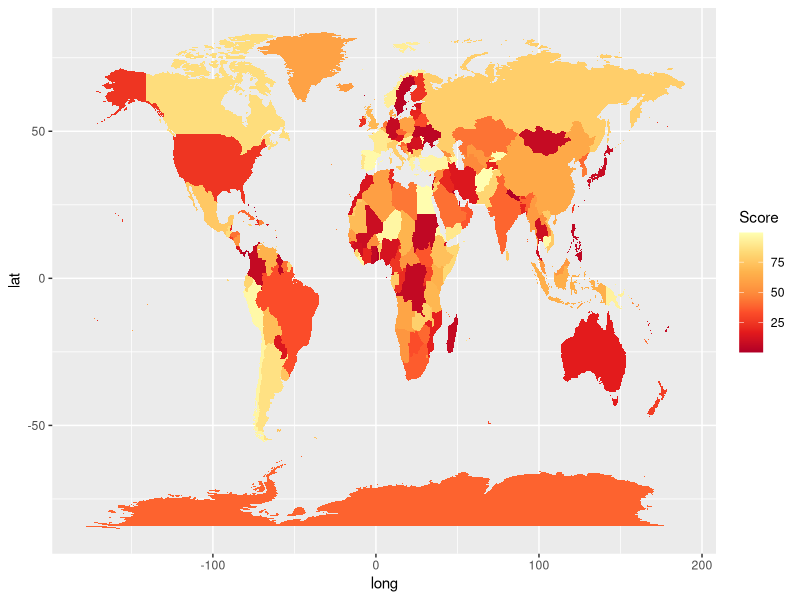
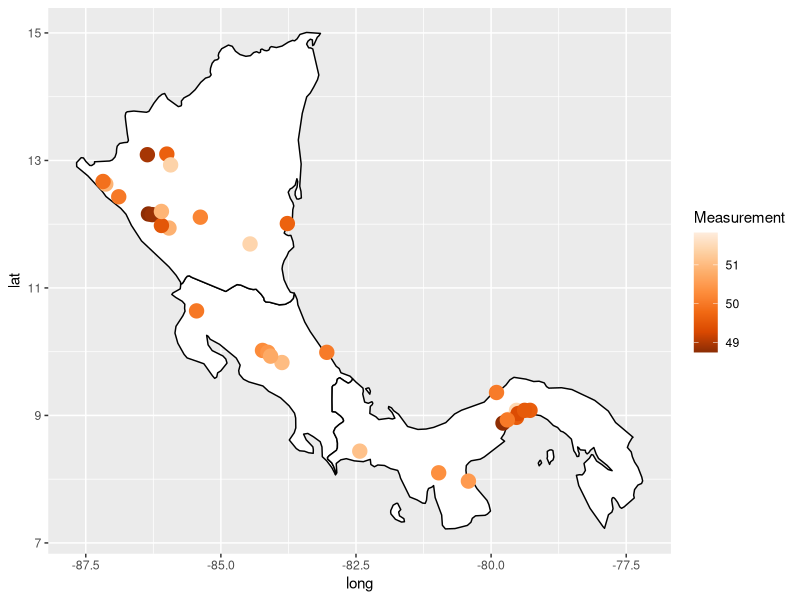
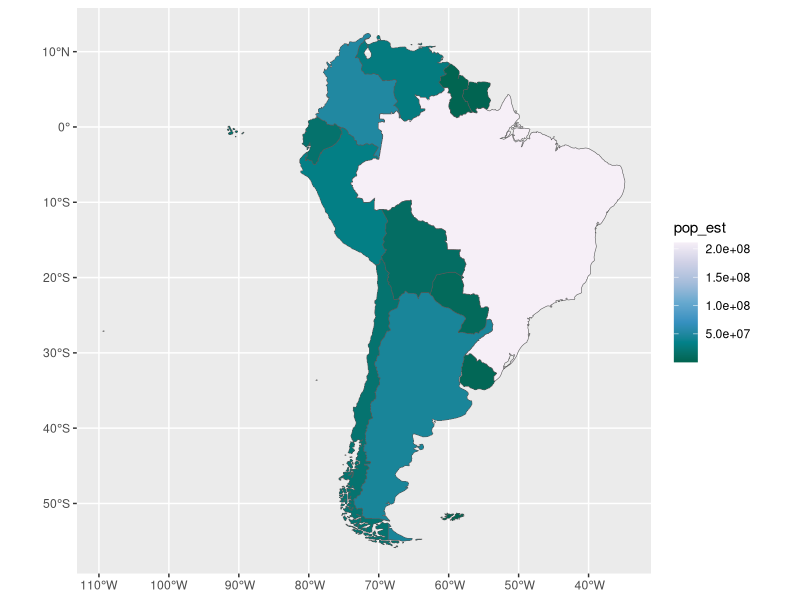

R code for these plots, in order: (Note: this script raises an error after producing the figures.)
## ---- chunk 1
knitr::opts_chunk$set(echo = TRUE, fig.width = 10, fig.height = 6)

# <!-- ---------------------------------------------------------------------- -->
# <!--                    1. load the required packages                       -->
# <!-- ---------------------------------------------------------------------- --> 

## if(!require(psych)){install.packages("psych")}

packages<-c("tidyverse", "kableExtra", 
            "cowsay","emojifont",
            "sf","rnaturalearth","rnaturalearthdata","maps","mapproj",
            "gganimate","gapminder")
 
ipak <- function(pkg){
  new.pkg <- pkg[!(pkg %in% installed.packages()[, "Package"])]
  if (length(new.pkg)) 
    install.packages(new.pkg, dependencies = TRUE)
  sapply(pkg, require, character.only = TRUE)
}
ipak(packages)
 
 

# <!-- ---------------------------------------------------------------------- -->
# <!--                        2. Basic system settings                        -->
# <!-- ---------------------------------------------------------------------- -->
setwd(dirname(rstudioapi::getSourceEditorContext()$path))
getwd()
Sys.setlocale("LC_ALL","English")

 
 
## ---- chunk 2
# library(maps)
# library(mapproj)

####make some data for painting the map

my_world_map <- map_data("world")

countries <- unique(my_world_map$region)

set.seed(987)
some_data_values <- data.frame(
  "region"=countries,
  "Score"=runif(252,0,100)
  )

my_data_combined <- left_join(my_world_map,some_data_values,by="region")
ggplot(data = my_data_combined,
       mapping = aes(x = long, y = lat, group = group, fill = Score)) +
  geom_polygon() +
  scale_fill_distiller(palette = "YlOrRd")
## ---- chunk 3
set.seed(15)
Measurement<-rnorm(32,50,1)


####Make sure you load any necessary libraries

####HINT: Use a filter command to get just maps of Costa Rica, Panama, and Nicaragua

####Hint: Use a filter command to put in points only for cities with a population of greater than 40,000. This should leave you with 32 cities.

####Hint: Use add_column to attach the "Measurement" variable to your data, and set that to the color aesthetic when you draw the points.

####Hint: set the colors for the city points with scale_color_distiller(palette=7)

####Hint: set the size of all points to the value 5

CRPA <- my_world_map %>% filter(region =="Costa Rica" | region =="Panama" | region =="Nicaragua")

data2 <- world.cities %>% filter(country.etc =="Costa Rica" | country.etc == "Panama" | country.etc == "Nicaragua")

CRPA2 <- data2 %>% filter(pop > 40000) %>% add_column(Measurement)

ggplot(data=CRPA,mapping=aes(x=long,y=lat,group=group))+geom_polygon(fill="white",color="black")+geom_point(data=CRPA2,aes(x=long,y=lat,group=NULL,color=Measurement,size=5))+scale_color_distiller(palette=7)+guides(size=FALSE)

## ---- chunk 4
#####INSTALL THESE PACKAGES IF NECESSARY
# library(sf)
# library(rnaturalearth)
# library(rnaturalearthdata)
# library(rgeos)

####DO NOT MODIFY
s_america<-ne_countries(scale="medium",continent='south america',returnclass="sf")

####HINT: the s_america object created in the chunk above is a simple features object with many columns. Identify the correct column based on the solution figure and use it to color in the choropleth.

####HINT: Use scale_fill_distiller and palette 10 to the match the colors.

ggplot()+ geom_sf(data=s_america,aes(fill=pop_est))+scale_fill_distiller(palette=10)
## ---- chunk 5
# Make a ggplot, but add frame=year: one image per year
ggplot(gapminder, aes(gdpPercap, lifeExp, size = pop, color = continent)) +
  geom_point() +
  scale_x_log10() +
  theme_bw() +
  # gganimate specific bits:
  labs(title = 'Year: {frame_time}', x = 'GDP per capita', y = 'life expectancy') +
  transition_time(year) +
  ease_aes('linear')

# Save at gif:
# anim_save("271-ggplot2-animated-gif-chart-with-gganimate1.gif")
## ---- chunk 6
ggplot(gapminder, aes(gdpPercap, lifeExp, size = pop, colour = country)) +
  geom_point(alpha = 0.7, show.legend = FALSE) +
  scale_colour_manual(values = country_colors) +
  scale_size(range = c(2, 12)) +
  scale_x_log10() +
  facet_wrap(~continent) +
  # Here comes the gganimate specific bits
  labs(title = 'Year: {frame_time}', x = 'GDP per capita', y = 'life expectancy') +
  transition_time(year) +
  ease_aes('linear')
## ---- chunk 7
# library(emojifont)
# library(ggplot2)
data_df <- data.frame(x = 1, 
                      y = 0.75,
                      label=c("2024, Happy New Year"))

ggplot(data_df, aes(x, y)) +
  geom_text(aes(label = label, size = 10, color = '#ede69a' )) +
  geom_emoji ("dragon", color='#ede69a', size = 125, vjust = 0.7) +
  labs(x = NULL, y = NULL) +
  ylim(0, 1) +
  theme (legend.position = "none") +
  theme(panel.background = element_rect(fill = "#992615"),
        panel.grid = element_blank(),
        axis.text.x = element_blank(),
        axis.ticks.x = element_blank(),
        axis.text.y = element_blank(),
        axis.ticks.y = element_blank())
## ---- chunk 8
# library(cowsay)
endless_horse(
  what = "Hello Zehui!",
  endless = F,
  wait = 0.5,
  what_color = "green",
  horse_color = "white") 
